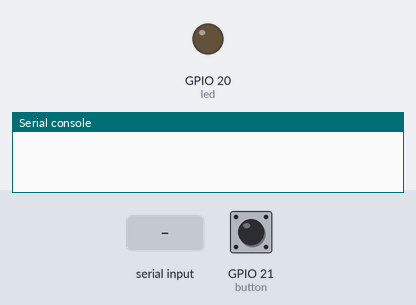
Recording of a program running on a simulated ESP32 board running MicroPython. Parts: output pins drawn as LEDs (lit = HIGH), the last lines printed to the serial console. The inputs (shaded band) are chosen by the test bench; at power-on: GPIO 21 (button) HIGH.

Above: at 1.2 s.
1.3 s: GPIO 21 (button) pulled LOW for 0.15 s
At 1.37 s:
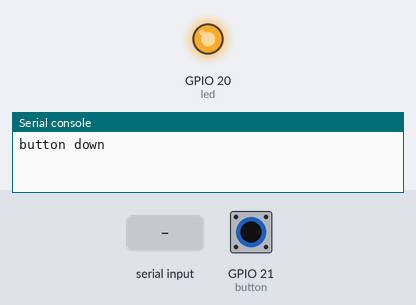
2.9 s: "1" typed at the serial console, then Enter
At 3.5 s:
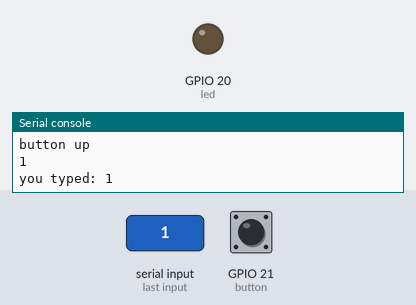
4.4 s: GPIO 21 (button) pulled LOW for 3.2 s
At 5.7 s:
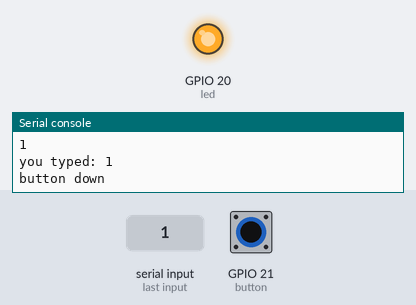
Timing chart, 0 to 9.1 s (numbered marks = the images above; inputs shaded):
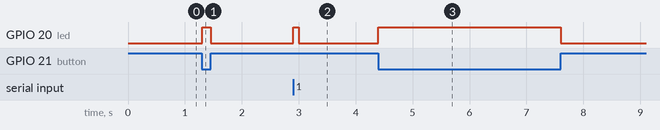

The program:

hello.button-blink.C3.py
```python
# (licence header left out)
from machine import Pin
import sys,select,time

led_pin = 20
button_pin = 21

led = Pin(led_pin,Pin.OUT)
button = Pin(button_pin,Pin.IN,Pin.PULL_UP)

button_up = True

while True:
    ready = select.select([sys.stdin],[],[],0)[0]
    if (ready != []):
        line = ready[0].readline().rstrip()
        if (line != ''):
            led.value(1)
            print('you typed:',line)
            time.sleep(0.1)
            led.value(0)
    if ((button.value() == 0) and button_up):
        led.value(1)
        print('button down')
        button_up = False
    elif ((button.value() == 1) and (not button_up)):
        led.value(0)
        print('button up')
        button_up = True
```

Measured:
- after the input at 1.3 s, GPIO 20 (led): LOW → HIGH at once, → LOW 0.15 s later
- after the input at 2.9 s, GPIO 20 (led): LOW → HIGH at once, → LOW 0.10 s later
- after the input at 4.4 s, GPIO 20 (led): LOW → HIGH at once, → LOW 3.2 s later
